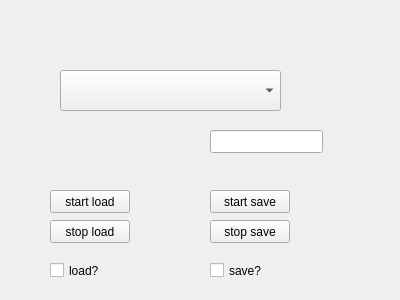
<?xml version="1.0" encoding="UTF-8"?>
<ui version="4.0">
 <class>Action</class>
 <widget class="QWidget" name="Action">
  <property name="geometry">
   <rect>
    <x>0</x>
    <y>0</y>
    <width>400</width>
    <height>300</height>
   </rect>
  </property>
  <property name="windowTitle">
   <string>Action</string>
  </property>
  <widget class="QComboBox" name="comboBox">
   <property name="geometry">
    <rect>
     <x>60</x>
     <y>70</y>
     <width>221</width>
     <height>41</height>
    </rect>
   </property>
  </widget>
  <widget class="QPushButton" name="startLoadButton">
   <property name="geometry">
    <rect>
     <x>50</x>
     <y>190</y>
     <width>80</width>
     <height>23</height>
    </rect>
   </property>
   <property name="text">
    <string>start load</string>
   </property>
  </widget>
  <widget class="QPushButton" name="stopLoadButton">
   <property name="geometry">
    <rect>
     <x>50</x>
     <y>220</y>
     <width>80</width>
     <height>23</height>
    </rect>
   </property>
   <property name="text">
    <string>stop load</string>
   </property>
  </widget>
  <widget class="QCheckBox" name="isLoadedCheckBox">
   <property name="geometry">
    <rect>
     <x>50</x>
     <y>250</y>
     <width>111</width>
     <height>41</height>
    </rect>
   </property>
   <property name="text">
    <string>load?</string>
   </property>
  </widget>
  <widget class="QCheckBox" name="isSavedCheckBox">
   <property name="geometry">
    <rect>
     <x>210</x>
     <y>250</y>
     <width>111</width>
     <height>41</height>
    </rect>
   </property>
   <property name="text">
    <string>save?</string>
   </property>
  </widget>
  <widget class="QPushButton" name="stopSaveButton">
   <property name="geometry">
    <rect>
     <x>210</x>
     <y>220</y>
     <width>80</width>
     <height>23</height>
    </rect>
   </property>
   <property name="text">
    <string>stop save</string>
   </property>
  </widget>
  <widget class="QPushButton" name="startSaveButton">
   <property name="geometry">
    <rect>
     <x>210</x>
     <y>190</y>
     <width>80</width>
     <height>23</height>
    </rect>
   </property>
   <property name="text">
    <string>start save</string>
   </property>
  </widget>
  <widget class="QLineEdit" name="freqLineEdit">
   <property name="geometry">
    <rect>
     <x>210</x>
     <y>130</y>
     <width>113</width>
     <height>23</height>
    </rect>
   </property>
  </widget>
 </widget>
 <layoutdefault spacing="6" margin="11"/>
 <resources/>
 <connections/>
</ui>
